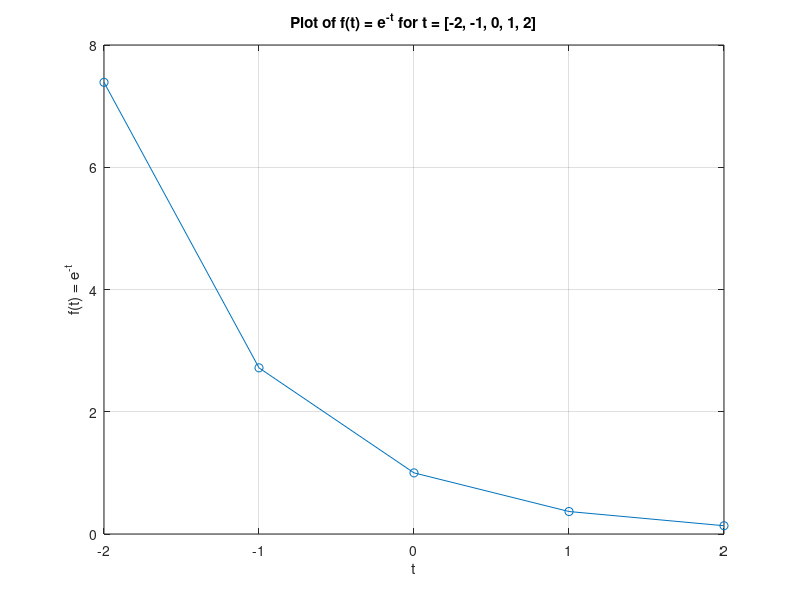

Reproduce this figure in MATLAB.
% Define the function f(t) = e^(-t)
f = @(t) exp(-t);

% Define the time vector t = [-2, -1, 0, 1, 2]
t = -2:2;

% Evaluate the function at the specified points
f_values = f(t);

% Plot the function at these points
figure;
plot(t, f_values, 'o-'); % 'o-' creates a line plot with markers for each point
xlabel('t');
ylabel('f(t) = e^{-t}');
title('Plot of f(t) = e^{-t} for t = [-2, -1, 0, 1, 2]');
grid on;
